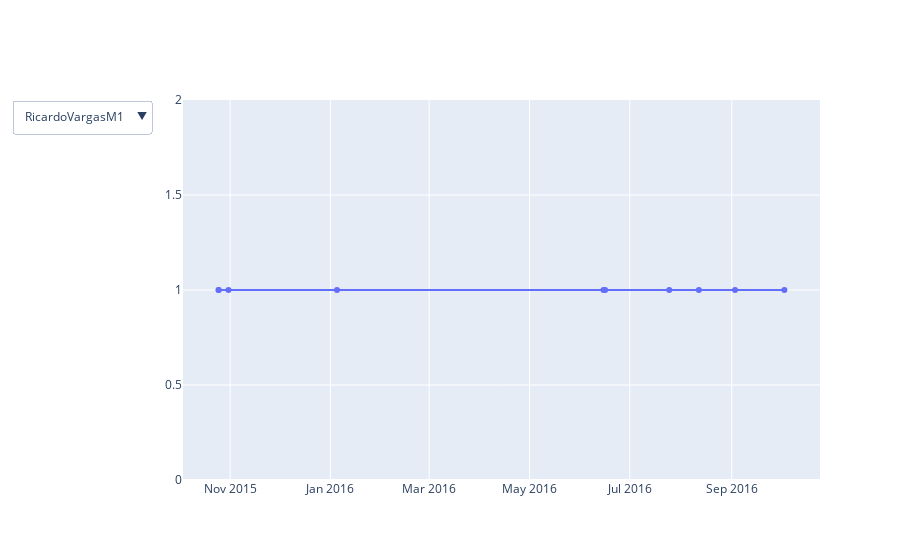

The notebook cell saved with this chart:
### Markdown cell above
https://towardsdatascience.com/how-to-create-fast-and-accurate-scatter-plots-with-lots-of-data-in-python-a1d3f578e551

### Code cell
import numpy as np
import pandas as pd
import plotly.graph_objects as go
import datetime
import tqdm

#df_loc = df.sort_values("date", ascending=True).reset_index(drop=True)[0:1000]
df_loc = df[0:1000]
df_loc.dropna(inplace=True)
df_loc = df_loc[(df_loc.place_country != "None") & (df_loc.place_country != "")].reset_index(drop=True)
df_loc['in/out'] = np.where(df_loc['place_country'] == 'Argentina', 0, 1)

print("filtered")

# # plotly
fig = go.Figure()

# set up ONE trace
fig.add_trace(go.Scatter(x=df_loc.date,
                         y=df_loc[df_loc.username == df_loc.username[0]],
                         visible=True)
             )
print("trace 1 added")

updatemenu = []
buttons = []

# button with one option for each dataframe
for username in tqdm.tqdm(df_loc.username.unique()):
    buttons.append(dict(method='restyle',
                        label=username,
                        visible=True,
                        args=[{'y':[df_loc[df_loc.username == username]["in/out"]],
                               'x':[df_loc.date],
                               'type':'scatter'}, [0]],
                        )
                  )

# some adjustments to the updatemenus
updatemenu = []
your_menu = dict()
updatemenu.append(your_menu)

print("added menu")

updatemenu[0]['buttons'] = buttons
updatemenu[0]['direction'] = 'down'
updatemenu[0]['showactive'] = True

# add dropdown menus to the figure
fig.update_layout(showlegend=False, updatemenus=updatemenu)
fig.show()

### Figure 1 — Plotly figure (JSON) as saved in the notebook; plotly's stock layout.template omitted (floating-point values rounded to 4 significant figures; data arrays with more than 128 entries replaced by an {"elided": "..."} marker saying what was removed)
{"data": [{"type": "scatter", "visible": true, "x": {"elided": "1000 str values"}, "y": [1, 1, 1, 1, 1, 1, 1, 1, 1, 1]}], "layout": {"autosize": true, "showlegend": false, "updatemenus": [{"active": 1, "buttons": [{"args": [{"type": "scatter", "x": {"elided": "1x1000 str values"}, "y": [[1, 1, 1, 1, 1, 1]]}, [0]], "label": "faperez82", "method": "restyle", "visible": true}, {"args": [{"type": "scatter", "x": {"elided": "1x1000 str values"}, "y": [[1, 1, 1, 1, 1, 1, 1, 1, 1, 1]]}, [0]], "label": "RicardoVargasM1", "method": "restyle", "visible": true}, {"args": [{"type": "scatter", "x": {"elided": "1x1000 str values"}, "y": [[1, 1, 1, 1, 1, 1, 1, 1, 1, 1, 1, 1, 1, 1, 1, 1, 1]]}, [0]], "label": "FranselaCastill", "method": "restyle", "visible": true}, {"args": [{"type": "scatter", "x": {"elided": "1x1000 str values"}, "y": [[1, 1, 1]]}, [0]], "label": "KavalesValeska", "method": "restyle", "visible": true}, {"args": [{"type": "scatter", "x": {"elided": "1x1000 str values"}, "y": [[1, 1, 1, 1, 1, 1, 1, 1, 1, 1, 1, 1, 1, 1, 1, 1, 1, 1, 1, 1, 1, 1]]}, [0]], "label": "tayesnam70", "method": "restyle", "visible": true}, {"args": [{"type": "scatter", "x": {"elided": "1x1000 str values"}, "y": [[1, 1, 1, 1, 1, 1, 1, 1, 1, 1, 1, 1, 1, 1, 1, 1, 1, 1, 1, 1, 1, 1, 1, 1, 1, 1, 1, 1, 1, 1, 1]]}, [0]], "label": "pcarballo28", "method": "restyle", "visible": true}, {"args": [{"type": "scatter", "x": {"elided": "1x1000 str values"}, "y": [[1, 1, 1, 1, 1, 1, 1, 1, 1, 1, 1, 1, 1, 1, 1, 1, 1, 1, 1, 1, 1, 1, 1, 1, 1, 1, 1, 1, 1, 1, 1, 1, 1, 1, 1, 1]]}, [0]], "label": "conhthomas", "method": "restyle", "visible": true}, {"args": [{"type": "scatter", "x": {"elided": "1x1000 str values"}, "y": [[1, 1, 1, 1, 1, 1, 1]]}, [0]], "label": "NaoTomlinson26", "method": "restyle", "visible": true}, {"args": [{"type": "scatter", "x": {"elided": "1x1000 str values"}, "y": [[1, 1, 1, 1, 1, 1, 1, 1, 1, 1, 1, 1, 1, 1, 1, 1, 1, 1, 1, 1, 1, 1, 1, 1, 1, 1, 1, 1, 1, 1]]}, [0]], "label": "A4alonso03", "method": "restyle", "visible": true}, {"args": [{"type": "scatter", "x": {"elided": "1x1000 str values"}, "y": [[1, 1, 1, 1, 1, 1, 1, 1, 1, 1, 1, 1, 1, 1, 1, 1, 1, 1, 1, 1, 1, 1, 1, 1, 1, 1, 1, 1, 1, 1, 1, 1, 1, 1, 1, 1, 1, 1, 1, 1]]}, [0]], "label": "CosmeF13", "method": "restyle", "visible": true}, {"args": [{"type": "scatter", "x": {"elided": "1x1000 str values"}, "y": [[1, 1, 1, 1, 1, 1, 1, 1, 1, 1, 1, 1]]}, [0]], "label": "gabypuravida", "method": "restyle", "visible": true}, {"args": [{"type": "scatter", "x": {"elided": "1x1000 str values"}, "y": [[1, 1, 1, 1]]}, [0]], "label": "RoesLuis", "method": "restyle", "visible": true}, {"args": [{"type": "scatter", "x": {"elided": "1x1000 str values"}, "y": [[1, 1, 1, 1, 1, 1]]}, [0]], "label": "mario06_76", "method": "restyle", "visible": true}, {"args": [{"type": "scatter", "x": {"elided": "1x1000 str values"}, "y": [[1, 1, 1, 1, 1, 1, 1, 1, 1, 1, 1, 1, 1, 1, 1, 1, 1, 1, 1, 1, 1, 1, 1, 1, 1, 1, 1, 1, 1, 1, 1, 1, 1, 1, 1, 1, 1, 1, 1, 1, 1, 1, 1, 1, 1, 1, 1, 1, 1, 1, 1, 1, 1, 1, 1, 1, 1, 1, 1, 1, 1, 1, 1, 1, 1, 1, 1]]}, [0]], "label": "Ayrtonrq", "method": "restyle", "visible": true}, {"args": [{"type": "scatter", "x": {"elided": "1x1000 str values"}, "y": [[1, 1]]}, [0]], "label": "soyacuaria", "method": "restyle", "visible": true}, {"args": [{"type": "scatter", "x": {"elided": "1x1000 str values"}, "y": [[1, 1, 1, 1, 1, 1, 1, 1, 1, 1, 1, 1, 1, 1, 1, 1, 1, 1, 1, 1, 1, 1, 1, 1, 1, 1, 1, 1, 1, 1, 1, 1, 1]]}, [0]], "label": "shinyredsun", "method": "restyle", "visible": true}, {"args": [{"type": "scatter", "x": {"elided": "1x1000 str values"}, "y": [[1, 1, 1, 1, 1, 1, 1, 1, 1, 1, 1, 1, 1, 1, 1, 1, 1, 1, 1, 1, 1, 1, 1, 1, 1, 1, 1, 1, 1, 1, 1, 1, 1, 1, 1, 1, 1, 1]]}, [0]], "label": "nicole18j", "method": "restyle", "visible": true}, {"args": [{"type": "scatter", "x": {"elided": "1x1000 str values"}, "y": [[1, 1, 1, 1, 1, 1, 1, 1, 1, 1, 1, 1, 1, 1, 1, 1, 1, 1, 1, 1, 1, 1, 1, 1, 1, 1, 1, 1, 1, 1, 1, 1, 1, 1, 1, 1, 1, 1, 1, 1, 1, 1, 1, 1, 1, 1, 1, 1, 1, 1, 1, 1, 1, 1, 1, 1, 1, 1, 1, 1, 1, 1, 1, 1, 1, 1, 1, 1, 1]]}, [0]], "label": "_fabiancampos", "method": "restyle", "visible": true}, {"args": [{"type": "scatter", "x": {"elided": "1x1000 str values"}, "y": [[1, 1, 1, 1, 1, 1, 1, 1, 1, 1, 1, 1, 1, 1, 1, 1, 1, 1, 1, 1, 1, 1, 1, 1, 1, 1, 1, 1]]}, [0]], "label": "ivanmezak", "method": "restyle", "visible": true}, {"args": [{"type": "scatter", "x": {"elided": "1x1000 str values"}, "y": [[1, 1, 1, 1, 1, 1, 1, 1, 1, 1, 1, 1, 1, 1, 1, 1, 1, 1, 1, 1, 1, 1, 1, 1, 1, 1, 1, 1, 1, 1, 1, 1, 1, 1, 1, 1, 1, 1, 1, 1, 1, 1, 1, 1, 1, 1, 1, 1, 1, 1, 1, 1, 1, 1, 1, 1, 1, 1, 1, 1, 1, 1, 1, 1, 1, 1, 1, 1, 1]]}, [0]], "label": "299Melanie", "method": "restyle", "visible": true}, {"args": [{"type": "scatter", "x": {"elided": "1x1000 str values"}, "y": {"elided": "1x156 int values"}}, [0]], "label": "DaniAux", "method": "restyle", "visible": true}, {"args": [{"type": "scatter", "x": {"elided": "1x1000 str values"}, "y": [[1, 1, 1, 1, 1, 1, 1, 1, 1, 1, 1, 1, 1, 1, 1, 1, 1, 1, 1, 1, 1, 1, 1, 1, 1, 1, 1, 1]]}, [0]], "label": "aArOnSiLeS", "method": "restyle", "visible": true}, {"args": [{"type": "scatter", "x": {"elided": "1x1000 str values"}, "y": {"elided": "1x157 int values"}}, [0]], "label": "OlgaHidalgo5", "method": "restyle", "visible": true}, {"args": [{"type": "scatter", "x": {"elided": "1x1000 str values"}, "y": [[1, 1, 1, 1, 1, 1, 1, 1, 1, 1, 1, 1, 1, 1, 1, 1, 1, 1, 1, 1, 1, 1, 1, 1, 1, 1, 1, 1, 1, 1, 1, 1, 1, 1, 1, 1, 1, 1, 1, 1, 1, 1, 1, 1, 1, 1, 1]]}, [0]], "label": "OwenCR", "method": "restyle", "visible": true}, {"args": [{"type": "scatter", "x": {"elided": "1x1000 str values"}, "y": [[1, 1, 1, 1, 1, 1, 1, 1, 1, 1, 1, 1, 1, 1, 1, 1, 1, 1, 1, 1, 1, 1, 1, 1, 1, 1, 1, 1, 1, 1, 1, 1, 1, 1, 1, 1, 1, 1, 1, 1, 1, 1, 1, 1, 1, 1, 1, 1, 1, 1, 1, 1, 1, 1, 1, 1, 1, 1, 1, 1, 1, 1, 1, 1, 1, 1, 1, 1, 1, 1, 1, 1, 1, 1, 1, 1, 1, 1, 1, 1, 1, 1]]}, [0]], "label": "silmartinez96", "method": "restyle", "visible": true}], "direction": "down", "showactive": true}], "xaxis": {"autorange": true, "range": ["2015-10-03 15:55:31.7187", "2016-10-24 08:04:28.2813"], "type": "date"}, "yaxis": {"autorange": true, "range": [0, 2], "type": "linear"}}}
